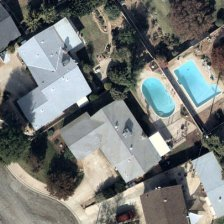
#> input picture OpenCV_Approach/swimming_pool/000000079.jpg, 224 x 224 px
$ jupyter execute opencv_detection.ipynb
#> lines starting #> are read from the running program, lines starting #| are printed output that depends on the picture; after the words box and inside, x2 and y2 are one past the last pixel; in counts of white or black regions, pixels touching at a corner belong together
## Imports

[cell 1]
import cv2
import numpy as np
import matplotlib.pyplot as plt

[cell 2]
# Load the aerial image
image_path = "swimming_pool/000000079.jpg"  # Replace with the actual image path
image = cv2.imread(image_path)
#> image is the input picture: shape (224, 224, 3); mean B, G, R 118.3, 120.9, 117.6

[cell 3]
# Convert to grayscale
gray = cv2.cvtColor(image, cv2.COLOR_BGR2GRAY)
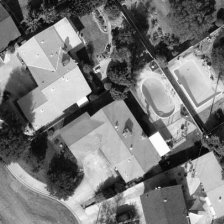
#> gray: shape (224, 224); min 0, max 254, mean 119.6
# Apply Gaussian blur to reduce noise
blurred = cv2.GaussianBlur(gray, (5, 5), 0)
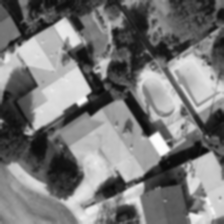
#> blurred: shape (224, 224); min 9, max 253, mean 119.6
# Display the preprocessed image
plt.imshow(blurred, cmap="gray")
plt.title("Preprocessed Image")
plt.show()

## Image Processing

[cell 4]
# Convert image to HSV color space
hsv = cv2.cvtColor(image, cv2.COLOR_BGR2HSV)
#> hsv: shape (224, 224, 3); mean H, S, V 65.1, 48.4, 127.8

# Define blue color range for pool detection
#lower_blue = np.array([80, 50, 50])   # Adjust as needed
#lower_blue = np.array([80, 100, 100])  # Increased saturation and value minimums
lower_blue = np.array([80, 70, 100])

upper_blue = np.array([130, 255, 255])

# Create a mask to detect blue regions
mask = cv2.inRange(hsv, lower_blue, upper_blue)
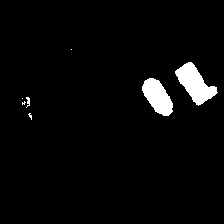
#> mask: shape (224, 224); 3.4% white; 7 white regions (4 under 20 px), largest, box (x1, y1, x2, y2) and area: (175, 62, 218, 106) 909, (142, 78, 173, 116) 730, (26, 97, 30, 108) 27

# Apply bitwise operation to extract pools
pool_regions = cv2.bitwise_and(image, image, mask=mask)
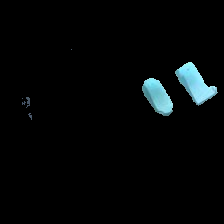
#> pool_regions: shape (224, 224, 3); mean B, G, R 7.2, 6.7, 4.3

# Show the detected blue areas
plt.imshow(cv2.cvtColor(pool_regions, cv2.COLOR_BGR2RGB))
plt.title("Blue Areas Detected")
plt.show()

[cell 5]
# Apply light morphological operations to clean noise
kernel = np.ones((2,2), np.uint8)
mask = cv2.morphologyEx(mask, cv2.MORPH_OPEN, kernel)
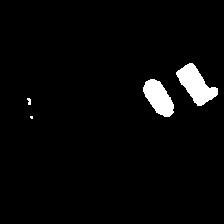
#> mask: shape (224, 224); 3.3% white; 4 white regions (1 under 20 px), largest, box (x1, y1, x2, y2) and area: (176, 63, 218, 106) 907, (143, 79, 174, 117) 730, (27, 98, 31, 105) 21
mask = cv2.morphologyEx(mask, cv2.MORPH_CLOSE, kernel)
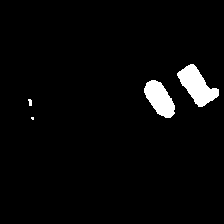
#> mask: shape (224, 224); 3.3% white; 4 white regions (1 under 20 px), largest, box (x1, y1, x2, y2) and area: (177, 64, 219, 107) 907, (144, 80, 175, 118) 730, (28, 99, 32, 106) 22

[cell 6]
# Apply Canny Edge Detection
edges = cv2.Canny(mask, 50, 150)
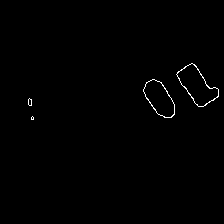
#> edges: shape (224, 224); 0.54% white in thin lines or dots, all inside (x1, y1, x2, y2) = (28, 63, 219, 120)
# Show the detected blue areas
plt.imshow(edges, cmap='gray')
plt.title("Edge Detection")
plt.show()

[cell 7]
# Find contours
contours, _ = cv2.findContours(edges, cv2.RETR_EXTERNAL, cv2.CHAIN_APPROX_SIMPLE)
#> contours = 4 contours, 2 with area under 20; largest, box (x1, y1, x2, y2) and area: (176, 63, 219, 107) 917, (143, 79, 175, 118) 734

# Filter contours by area
min_area = 300  # Adjust this value based on your image
filtered_contours = []
for contour in contours:
    area = cv2.contourArea(contour)
    if area > min_area:
        filtered_contours.append(contour)
#> this loop made 4 passes
#> area on passes 3 to 4: 733.5, 917
#> after the loop, filtered_contours = 2 contours; box (x1, y1, x2, y2) and area: (176, 63, 219, 107) 917, (143, 79, 175, 118) 734

# Draw contours on the original image
contour_image = image.copy()
cv2.drawContours(contour_image, filtered_contours, -1, (255, 0, 0), 1)  # blue color
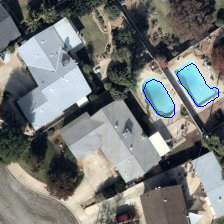
#> contour_image: shape (224, 224, 3); 0.41% of pixels changed, all inside (x1, y1, x2, y2) = (143, 63, 219, 118)

# Display result
plt.imshow(cv2.cvtColor(contour_image, cv2.COLOR_BGR2RGB))
plt.title("Detected Pool Contours")
plt.show()

[cell 8]
# Print number of pools detected
print(f"Number of pools detected: {len(filtered_contours)}")
#| Number of pools detected: 2

## Save the Output

[cell 9]
coordinate_path = "output/coordinates.txt"
image_path = "output/output_image.jpg"

[cell 10]
# Save detected pool coordinates
with open(coordinate_path, "w") as f:
    for contour in filtered_contours:
        coords = contour.reshape(-1, 2)  # Reshape to (x, y) format
        for point in coords:
            f.write(f"{point[0]},{point[1]}\n")
        f.write("\n")  # Separate pools
#> this loop made 2 passes

# Save the output image with blue contours
cv2.imwrite(image_path, contour_image)

print(f"Coordinates saved in {coordinate_path}")
print(f"Output image saved as {image_path}")

## Load the pool coordinates

[cell 11]
# Load the image
image = cv2.imread(image_path)

# Read the coordinates from the file
contours = []
with open(coordinate_path, "r") as f:
    contour = []
    for line in f:
        line = line.strip()
        if line:
            x, y = map(int, line.split(","))
            contour.append([x, y])
        else:
            if contour:  # If a contour exists, add it and reset
                contours.append(np.array(contour, dtype=np.int32))
                contour = []

# Draw contours on the image
cv2.drawContours(image, contours, -1, (255, 0, 0), 1)  # Blue color contours
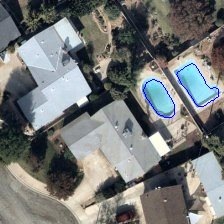
#> image: shape (224, 224, 3); mean B, G, R 119, 119.9, 116.9

# Save or display the result
plt.imshow(cv2.cvtColor(image, cv2.COLOR_BGR2RGB))
#cv2.imwrite("output/image_with_contours.jpg", image)
plt.title("Loaded Pool Contours")
plt.show()

$ run again, with OpenCV_Approach/swimming_pool/000000136.jpg copied over OpenCV_Approach/swimming_pool/000000079.jpg
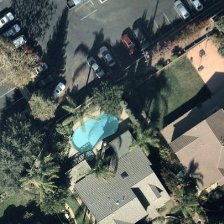
#> input picture OpenCV_Approach/swimming_pool/000000136.jpg, 224 x 224 px
#> image is the input picture: shape (224, 224, 3); mean B, G, R 91.5, 97.4, 90.5
#> hsv: shape (224, 224, 3); mean H, S, V 68.3, 65.9, 102.6
#> `mask = cv2.inRange(hsv, lower_blue, upper_blue)`:
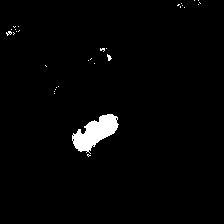
#> mask: shape (224, 224); 2.1% white; 31 white regions (29 under 20 px), largest, box (x1, y1, x2, y2) and area: (72, 114, 119, 154) 959, (107, 54, 112, 61) 20
#> edges: shape (224, 224); 0.33% white in thin lines or dots, all inside (x1, y1, x2, y2) = (10, 32, 120, 154)
#> contours = 6 contours, 5 with area under 20; largest, box (x1, y1, x2, y2) and area: (73, 115, 120, 154) 950
#> the loop `for contour in contours:` made 6 passes
#> area on pass 1: 949.5
#> after the loop `for contour in contours:`: filtered_contours = 1 contour; box (x1, y1, x2, y2) and area: (73, 115, 120, 154) 950
#> contour_image: shape (224, 224, 3); 0.25% of pixels changed, all inside (x1, y1, x2, y2) = (73, 115, 120, 154)
#| Number of pools detected: 1
#> the loop `for contour in filtered_contours:` made 1 pass
#> `cv2.drawContours(image, contours, -1, (255, 0, 0), 1)`:
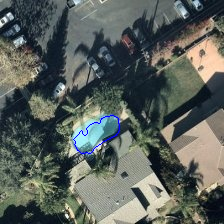
#> image: shape (224, 224, 3); mean B, G, R 92, 96.9, 90.3

$ run again, with OpenCV_Approach/swimming_pool/000000216.jpg copied over OpenCV_Approach/swimming_pool/000000079.jpg
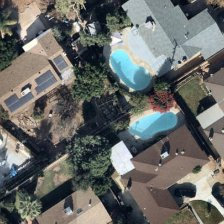
#> input picture OpenCV_Approach/swimming_pool/000000216.jpg, 224 x 224 px
#> image is the input picture: shape (224, 224, 3); mean B, G, R 103.9, 106.5, 104.3
#> hsv: shape (224, 224, 3); mean H, S, V 64.9, 55.8, 114.7
#> `mask = cv2.inRange(hsv, lower_blue, upper_blue)`:
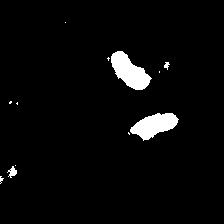
#> mask: shape (224, 224); 3.6% white; 12 white regions (8 under 20 px), largest, box (x1, y1, x2, y2) and area: (111, 51, 152, 90) 874, (130, 113, 179, 141) 793, (7, 166, 17, 178) 62, (164, 62, 170, 70) 27
#> edges: shape (224, 224); 0.61% white in thin lines or dots, all inside (x1, y1, x2, y2) = (0, 52, 180, 184)
#> contours = 9 contours, 6 with area under 20; largest, box (x1, y1, x2, y2) and area: (112, 52, 153, 92) 878, (131, 114, 180, 142) 796, (10, 168, 19, 178) 52
#> the loop `for contour in contours:` made 9 passes
#> area on passes 2, 3, 9: 52, 796.5, 878.5
#> after the loop `for contour in contours:`: filtered_contours = 2 contours; box (x1, y1, x2, y2) and area: (112, 52, 153, 92) 878, (131, 114, 180, 142) 796
#> contour_image: shape (224, 224, 3); 0.43% of pixels changed, all inside (x1, y1, x2, y2) = (112, 52, 180, 142)
#| Number of pools detected: 2
#> the loop `for contour in filtered_contours:` made 2 passes
#> `cv2.drawContours(image, contours, -1, (255, 0, 0), 1)`:
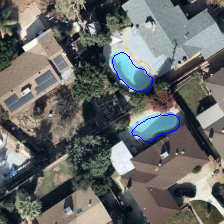
#> image: shape (224, 224, 3); mean B, G, R 104.7, 105.7, 103.9
